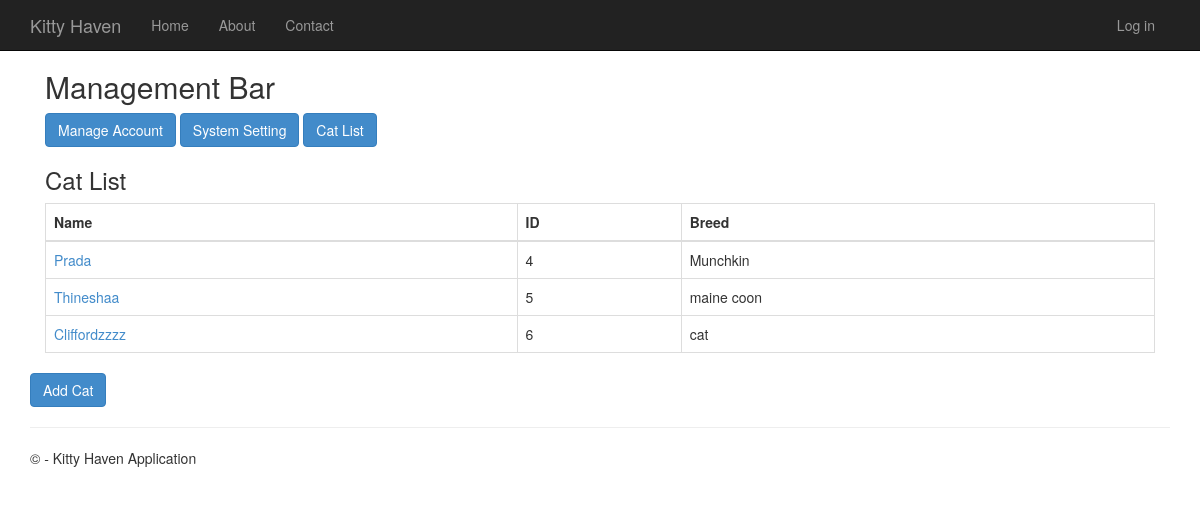
Page /cat-list/ on the committed database.
### CatDatabase/models.py (models this page shows, shortened)
class Cat(models.Model):
    CatID = models.AutoField(primary_key=True)
    UserID = models.ForeignKey(djangoUser, on_delete=models.CASCADE, null=True, blank=True)
    Name = models.CharField(max_length=50)
    Breed = models.CharField(max_length=50)
    Age = models.IntegerField()
    Gender = models.CharField(max_length=1)
    Description = models.CharField(max_length=500)

### app/views.py (the view)
# urls.py: path('cat-list/', views.cat_list, name='cat_list'),
def cat_list(request):
    cats = Cat.objects.all()
    return render(request, 'app/cat_list.html', {'cats': cats})

### app/templates/app/cat_list.html (shortened to what this page needs)
{% extends "app/layout.html" %}
{% block content %}
<div class="container border p-4">
    <h2 class="fw-bold border-bottom pb-2">Management Bar</h2>
    <div class="d-flex justify-content-between align-items-center mb-3">
        <div>
            <a href="{% url 'menu' %}" class="btn btn-primary">Manage Account</a>
            <a href="{% url 'system_settings' %}" class="btn btn-primary"> System Setting</a>
            <a href="{% url 'cat_list' %}" class="btn btn-primary"> Cat List</a>
        </div>
    </div>
    <h3 class="fw-bold">Cat List</h3>
    <div class="table-responsive">
        <table class="table table-bordered">
            <thead class="table-dark">
                <tr>
                    <th>Name</th>
                    <th>ID</th>
                    <th>Breed</th>
                </tr>
            </thead>
            <tbody>
                {% for cat in cats %}
                <tr>
                    <td>
                        <a href="{% url 'cat_details' cat.CatID %}" class="text-decoration-none">
                            {{ cat.Name }}
                        </a>
                    </td>
                    <td>{{ cat.CatID }}</td>
                    <td>{{ cat.Breed }}</td>
                </tr>
                {% empty %}
                <tr>
                    <td colspan="4" class="text-center">No cats found</td>
                </tr>
                {% endfor %}
            </tbody>
        </table>
    </div>
</div>
<div class="mt-3">
    <a href="{% url 'create_cat' %}" class="btn btn-primary">Add Cat</a>
</div>
{% endblock %}

### app/static/app/content/site.css (style rules this page uses)
body { padding-top: 50px; padding-bottom: 20px; }

### rows in the picture
Cat: Name "Prada", CatID "4", Breed "Munchkin"
Cat: Name "Thineshaa", CatID "5", Breed "maine coon"
Cat: Name "Cliffordzzzz", CatID "6", Breed "cat"
